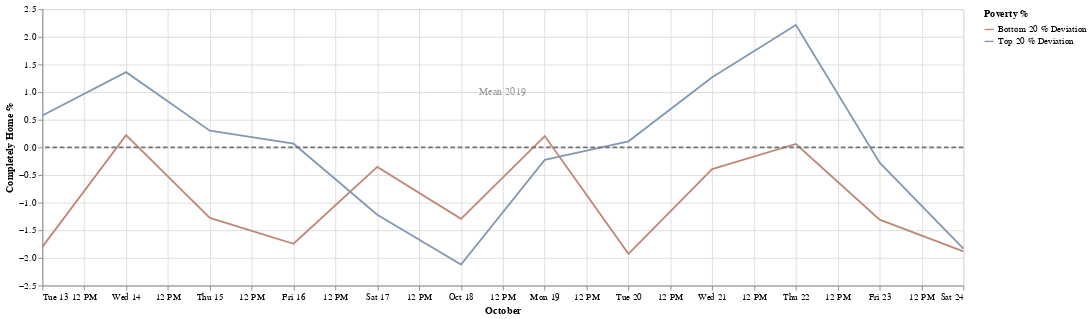

The cell this chart's notebook holds for it:
### Markdown cell above
*   Oct. 14, 2020: LA County Sees Rise In Workplace Outbreaks As Infection Rate Creeps Upward

### Code cell
start_date = '2020-10-12'
end_date = '2020-10-24'
df3 = apply_date_filter(df,start_date,end_date)
chart = create_chart(df3,'October')
chart

### Figure 1 — Vega-Lite specification as saved in the notebook (floating-point values rounded to 4 significant figures)
{"config": {"view": {"continuousHeight": 300, "continuousWidth": 400}, "range": {"category": {"scheme": ["#FF4500", "#a0aab4", "#4E79A7"]}}}, "layer": [{"data": {"name": "data-6322a6b58a2f93dbd2b5e2253beadc70"}, "mark": "line", "encoding": {"color": {"type": "nominal", "field": "Poverty %"}, "x": {"type": "temporal", "field": "date", "title": "October"}, "y": {"type": "quantitative", "field": "full_time_value", "title": "Completely Home %"}}, "transform": [{"fold": ["Bottom 20 % Deviation", "Top 20 % Deviation"], "as": ["Poverty %", "full_time_value"]}], "width": 1000}, {"data": {"name": "data-7f3a6b86ed460c4e648f2393735a11f6"}, "mark": {"type": "rule", "color": "#757575", "size": 2, "strokeDash": [5, 3]}, "encoding": {"size": {"value": 2}, "y": {"type": "quantitative", "field": "Mean 2019"}}}, {"data": {"name": "data-d764767e7dd3b10b2c76c1355ce10ef3"}, "mark": {"type": "text", "angle": 0, "text": "Mean 2019"}, "encoding": {"opacity": {"value": 0.4}, "y": {"type": "quantitative", "field": "y"}}}], "$schema": "https://vega.github.io/schema/vega-lite/v4.8.1.json", "datasets": {"data-6322a6b58a2f93dbd2b5e2253beadc70": [{"date": "2020-10-18T00:00:00+00:00", "Top 20 %": 3.155, "Bottom 20 %": 3.979, "Top 20 % Deviation": -2.12, "Bottom 20 % Deviation": -1.295}, {"date": "2020-10-24T00:00:00+00:00", "Top 20 %": 3.442, "Bottom 20 %": 3.391, "Top 20 % Deviation": -1.832, "Bottom 20 % Deviation": -1.883}, {"date": "2020-10-20T00:00:00+00:00", "Top 20 %": 5.384, "Bottom 20 %": 3.346, "Top 20 % Deviation": 0.1096, "Bottom 20 % Deviation": -1.928}, {"date": "2020-10-21T00:00:00+00:00", "Top 20 %": 6.544, "Bottom 20 %": 4.88, "Top 20 % Deviation": 1.27, "Bottom 20 % Deviation": -0.3937}, {"date": "2020-10-15T00:00:00+00:00", "Top 20 %": 5.577, "Bottom 20 %": 3.996, "Top 20 % Deviation": 0.3027, "Bottom 20 % Deviation": -1.278}, {"date": "2020-10-17T00:00:00+00:00", "Top 20 %": 4.054, "Bottom 20 %": 4.92, "Top 20 % Deviation": -1.22, "Bottom 20 % Deviation": -0.354}, {"date": "2020-10-16T00:00:00+00:00", "Top 20 %": 5.341, "Bottom 20 %": 3.529, "Top 20 % Deviation": 0.06669, "Bottom 20 % Deviation": -1.745}, {"date": "2020-10-19T00:00:00+00:00", "Top 20 %": 5.048, "Bottom 20 %": 5.478, "Top 20 % Deviation": -0.2258, "Bottom 20 % Deviation": 0.2039}, {"date": "2020-10-13T00:00:00+00:00", "Top 20 %": 5.852, "Bottom 20 %": 3.474, "Top 20 % Deviation": 0.5774, "Bottom 20 % Deviation": -1.8}, {"date": "2020-10-14T00:00:00+00:00", "Top 20 %": 6.636, "Bottom 20 %": 5.494, "Top 20 % Deviation": 1.361, "Bottom 20 % Deviation": 0.2201}, {"date": "2020-10-22T00:00:00+00:00", "Top 20 %": 7.487, "Bottom 20 %": 5.336, "Top 20 % Deviation": 2.213, "Bottom 20 % Deviation": 0.06167}, {"date": "2020-10-23T00:00:00+00:00", "Top 20 %": 4.996, "Bottom 20 %": 3.965, "Top 20 % Deviation": -0.2785, "Bottom 20 % Deviation": -1.31}], "data-7f3a6b86ed460c4e648f2393735a11f6": [{"Mean 2019": 0}], "data-d764767e7dd3b10b2c76c1355ce10ef3": [{"y": 1}]}}
